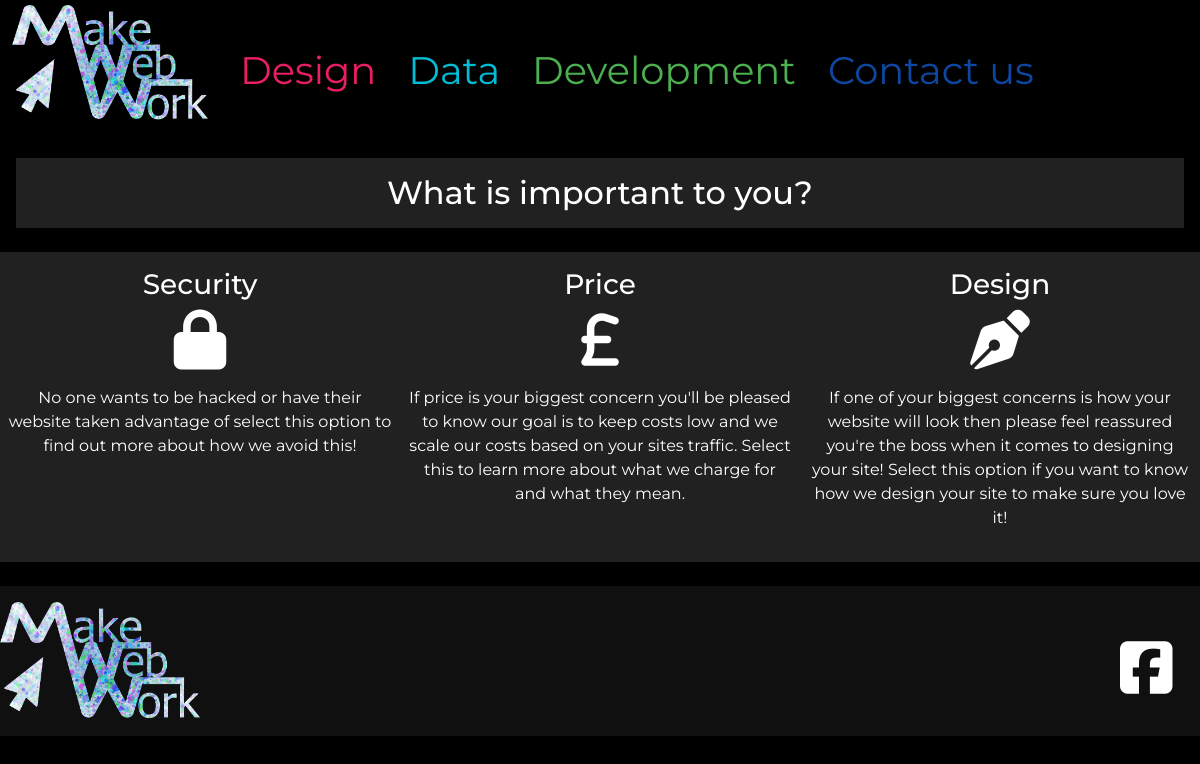
Page /important on the earlier database version.
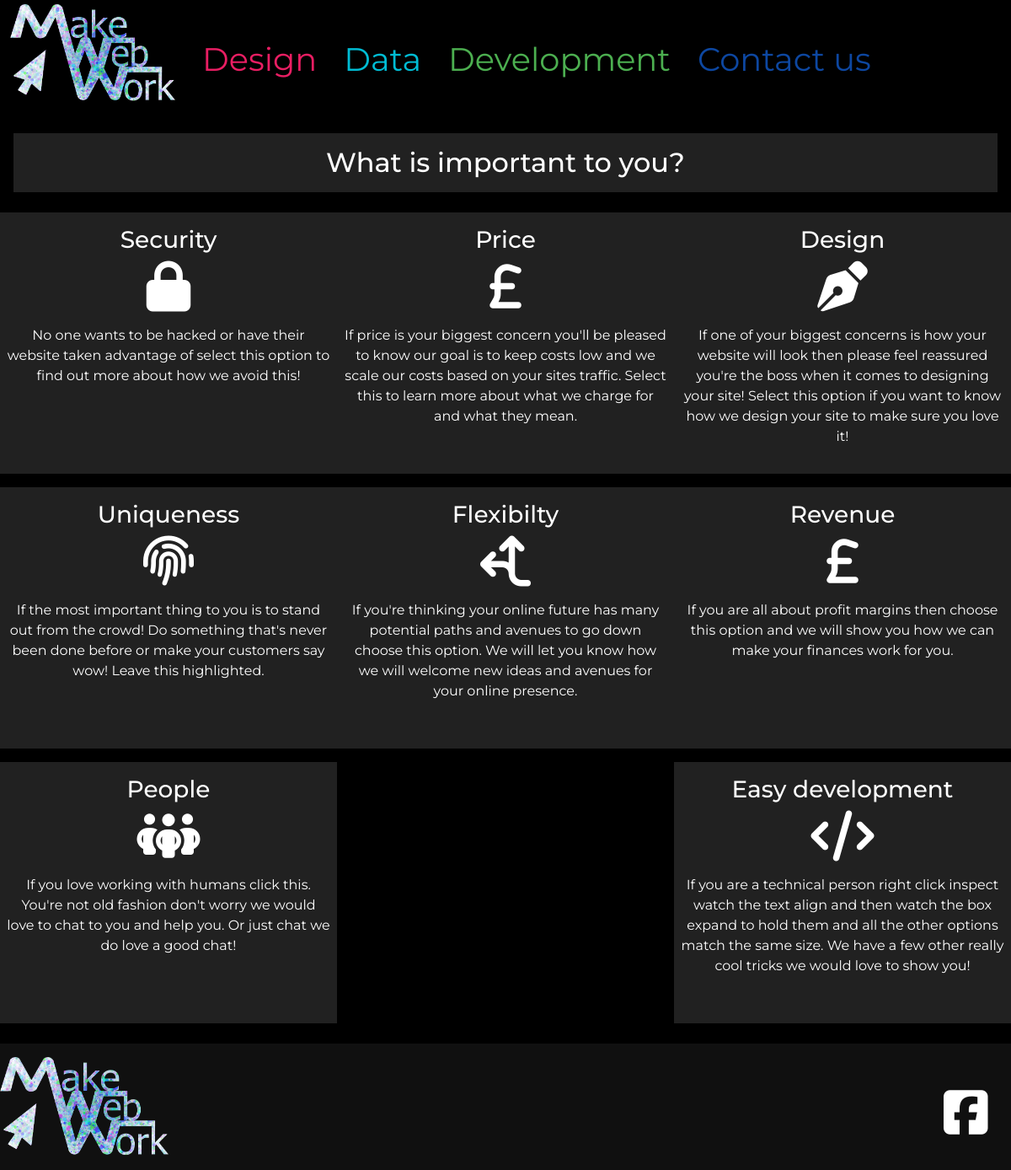
Same page on the later database version.
### default_site/models.py (models this page shows)
class importantOptions(models.Model):
    name = models.CharField(max_length=30, null=False, blank=False)
    icon = models.CharField(max_length=100, null=False, blank=False)
    description = models.CharField(max_length=250, null=False, blank=False)
    longdescription = models.CharField(max_length=5000, null=False, blank=False)
    display = models.BooleanField(null=False, blank=False, default=True)

class socials(models.Model):
    brand = models.CharField(max_length=30, null=False, blank=False)
    fontawesome = models.CharField(max_length=50, null=False, blank=False)
    link = models.CharField(max_length=150, null="true", blank="true")
    display = models.BooleanField(null=False, blank=False, default=True)

### default_site/views.py (the view)
# urls.py: path('important', important_to_me, name="important")
def important_to_me(request):
    footericons = socials.objects.all()
    options = importantOptions.objects.all()
    context = {
        "socials": footericons,
        "options": options
    }
    return render(request, 'default_site/important_to_me.html', context)

### default_site/templates/default_site/important_to_me.html (shortened to what this page needs)
{% extends 'base.html' %}
{% load static %}
{% block content %}
<h2 class="grey darken-4 mx-3 my-3 text-center py-3">What is important to you?</h2>
<div class="general-container">
    {% for option in options %}
        {% if option.display %}
            <div id="{{option.name}}" class="col-12 col-lg-6 col-xl-4 col-xxl-2 grey darken-4 text-center my-2 selectable" selected="False">
                <h3 class="pt-3">{{option.name}}</h3>
                <i class="{{option.icon}} important-icon"></i>
                <p class="mx-2 py-3">
                    {{option.description}}
                </p>
            </div>
        {% endif %}
    {% endfor %}
</div>
{% endblock %}

### templates/base.html (shortened to what this page needs)
{% load static %}
<!doctype html>
<html lang="en">
  <head>
    {% block corecss %}
    <link href="https://cdn.jsdelivr.net/npm/bootstrap@5.0.2/dist/css/bootstrap.min.css" rel="stylesheet"
>
    <link rel="stylesheet" type="text/css" href="{% static '/css/colors.css' %}">
    <link rel="stylesheet" type="text/css" href="{% static '/css/styles.css' %}">
    {% endblock %}
  </head>
  <body class="black white-text">
    {% include 'includes/navbar.html' %}
    <div id="col-12">
    {% block content %}
    {% endblock %}
    </div>
    <footer class="mt-3 pt-3 grey op-1 general-container">
        <div class="col-2">
            <img class="img-fluid" src="{% static 'images/Makewebwork_logo.png' %}" alt="MakeWebWork's logo">
        </div>
        {% for icon in socials %}
            {% if icon.display and icon.link|length > 1 %}
            <div class="col-2">
                <a class="footer-icon" href="{{ icon.link }}">
                    <i class="{{icon.fontawesome}}"></i>
                </a>
            </div>
            {% endif %}
        {% endfor %}
    </footer>
  </body>
</html>

### templates/includes/navbar.html (shortened to what this page needs)
{% load static %}
<nav class="navbar navbar-expand-md navbar-dark">
    <div class="container-fluid">
        <a class="navbar-brand col-4 col-sm-2" href="#">
            <img class="img-fluid" src="{% static 'images/Makewebwork_logo.png' %}" alt="MakeWebWork's logo">
        </a>
        <div class="collapse navbar-collapse" id="navbarNav">
            <ul class="navbar-nav">
            <li class="nav-item mx-2">
                <a class="nav-link active pink-text pink-link" aria-current="page" href="#">Design</a>
            </li>
            <li class="nav-item mx-2">
                <a class="nav-link cyan-text cyan-link" href="#">Data</a>
            </li>
            <li class="nav-item mx-2">
                <a class="nav-link green-text green-link" href="#">Development</a>
            </li>
            <li class="nav-item mx-2">
                <a class="nav-link blue-text text-darken-4 blue-link" href="#">Contact us</a>
            </li>
            </ul>
        </div>
    </div>
</nav>

### static/css/styles.css (style rules this page uses)
.navbar { font-size: 3.2vw; padding:0px; }
a { text-decoration: none; color:inherit; }
body { font-family: 'Montserrat', sans-serif; }
.general-container { display: flex; width: 100%; flex-wrap: wrap; justify-content: space-between; flex-direction: row; align-items: center; }
.footer-icon { font-size: 10vw; padding-left:5vw }
.important-icon { font-size: 8vw; }
@media (min-width: 992px) { .footer-icon { font-size: 5vw; padding-left:10vw } }
@media (min-width: 992px) { .important-icon { font-size: 5vw; } }

Differences in the rows shown:
added importantOptions: name "Uniqueness", description "If the most important thing to you is to stand out from the crowd! Do something that's never been done before or make your customers say wow! Leave this highlighted."
added importantOptions: name "Flexibilty", description "If you're thinking your online future has many potential paths and avenues to go down choose this option. We will let you know how we will welcome new ideas and avenues for your online presence."
added importantOptions: name "Revenue", description "If you are all about profit margins then choose this option and we will show you how we can make your finances work for you."
added importantOptions: name "People", description "If you love working with humans click this. You're not old fashion don't worry we would love to chat to you and help you. Or just chat we do love a good chat!"
added importantOptions: name "Easy development", description "If you are a technical person right click inspect watch the text align and then watch the box expand to hold them and all the other options match the same size. We have a few other really cool tricks we would love to show you!"
